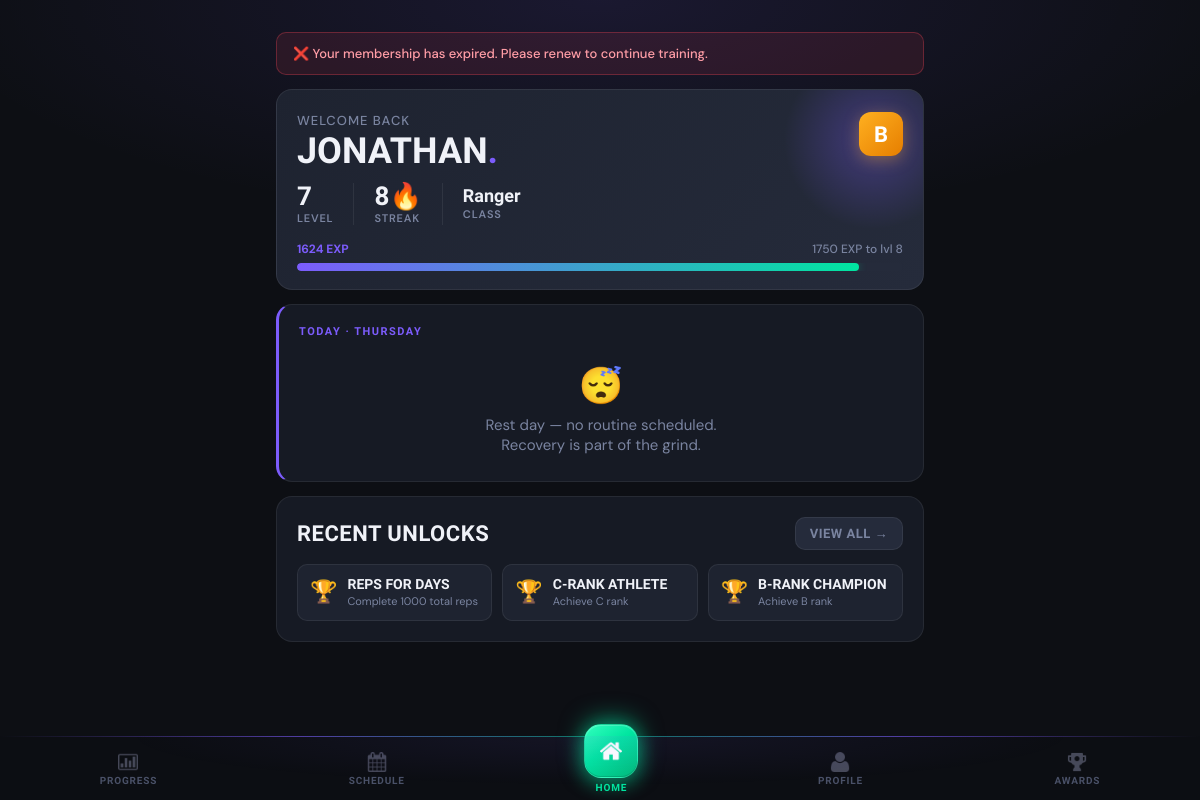
The app's page /dashboard (signed in), older data.
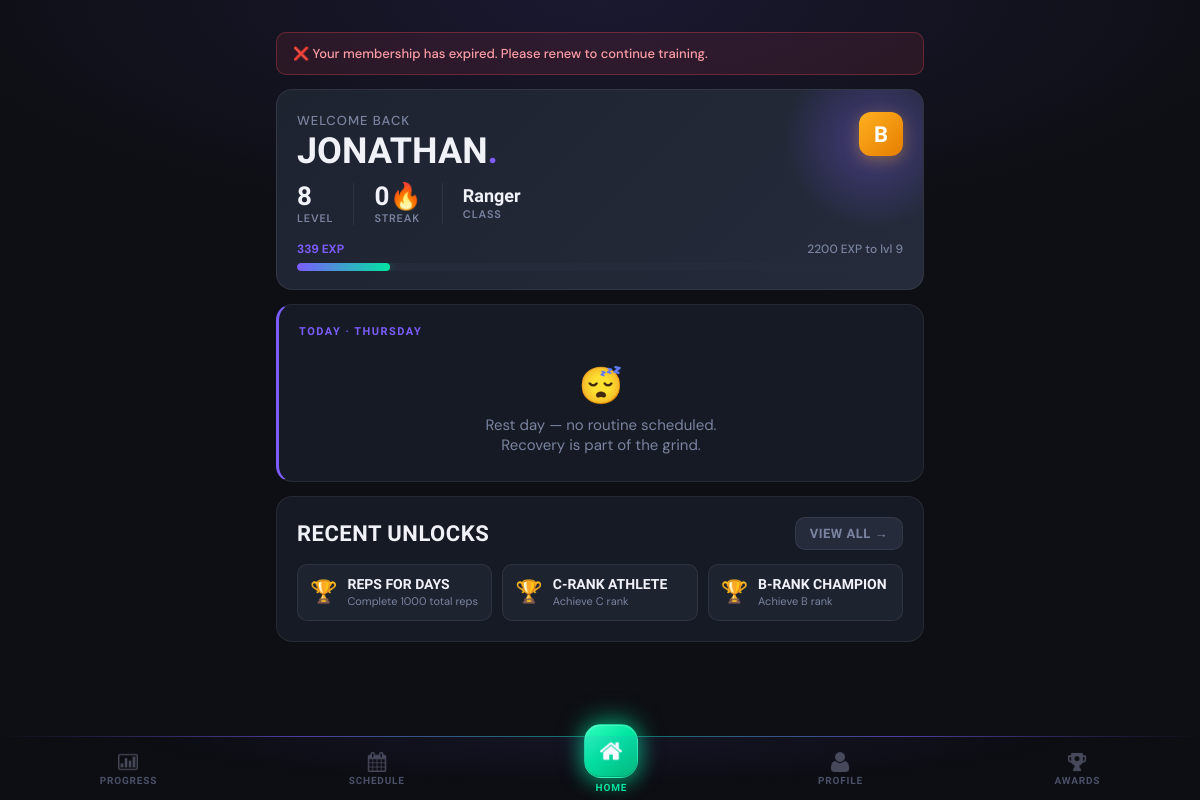
The same page, newer data.
### tables this page shows
CREATE TABLE client_streaks (
                streak_id INTEGER PRIMARY KEY AUTOINCREMENT,
                client_id INTEGER UNIQUE NOT NULL,
                current_streak INTEGER DEFAULT 0,
                longest_streak INTEGER DEFAULT 0,
                last_attendance_date DATE,
                streak_multiplier REAL DEFAULT 1.0,
                FOREIGN KEY (client_id) REFERENCES clients(client_id) ON DELETE CASCADE
            );

CREATE TABLE client_gamification (
                gamification_id INTEGER PRIMARY KEY AUTOINCREMENT,
                client_id INTEGER UNIQUE NOT NULL,
                current_level INTEGER DEFAULT 1,
                current_exp INTEGER DEFAULT 0,
                total_exp INTEGER DEFAULT 0,
                rank TEXT DEFAULT 'E',
                client_class TEXT,
                class_unlocked_at_level INTEGER, current_streak INTEGER DEFAULT 0, longest_streak INTEGER DEFAULT 0, total_reps INTEGER DEFAULT 0, workouts_completed INTEGER DEFAULT 0,
                FOREIGN KEY (client_id) REFERENCES clients(client_id) ON DELETE CASCADE
            );

### main.py (the view, shortened to what this page needs)
@app.route('/dashboard')
@login_required
def dashboard():
    client_id = session['client_id']
    client = Client.get_by_id(client_id)
    progress = gamification.get_client_progress(client_id)
    today = datetime.now().strftime('%A')
    today_routine = Routine.get_client_routine_for_day(client_id, today)
    routine_status = 'not_started'  # default fallback
    recent_achievements = achievement_ctrl.get_recent_unlocks(client_id, limit=3)
    streak_data = client.get_streak_data()
    mc = MembershipController()
    membership = mc.get_client_membership(client_id)
    notification = None
    if membership:
        end_date = datetime.strptime(membership['end_date'], '%Y-%m-%d').date()
        days_left = (end_date - date.today()).days
        print("Days Left", days_left)
        if 0 < days_left <= 5:
            notification = f"⚠️ Your membership expires in {days_left} days. Please renew soon!"
        elif days_left <= 0:
            notification = "❌ Your membership has expired. Please renew to continue training."
    try:
        newly_unlocked = achievement_ctrl.check_and_unlock_achievements(client_id)
    except Exception as e:
        print(f"Achievement check error for client {client_id}: {e}")
        newly_unlocked = []
    ann_rows = db.execute_query(
        """SELECT ann_id, title, body, ann_type, is_pinned
            FROM announcements
            WHERE (expires_at IS NULL OR expires_at >= ?)
            ORDER BY is_pinned DESC, ann_id DESC""",
        (date.today().isoformat(),)
    )
    announcements = [dict(r) for r in ann_rows]
    print("Notification:",notification)
    return render_template(
        'dashboard.html',
        client=client,
        progress=progress,
        today_routine=today_routine,
        today=today,
        recent_achievements=recent_achievements,
        streak_data=streak_data,
        newly_unlocked=newly_unlocked,
        notification=notification,
        status=routine_status,
        announcements=announcements
    )

### controllers/achievement_controller.py (called while the page is built)
    def check_and_unlock_achievements(self, client_id):
        newly_unlocked = []
        stats = self._get_client_stats(client_id)
        all_achievements = self._get_all_achievements()
        unlocked_ids = self._get_unlocked_achievement_ids(client_id)
        for achievement in all_achievements:
            if achievement['achievement_id'] in unlocked_ids:
                continue
            if self._check_achievement_requirement(achievement, stats):
                result = self.unlock_achievement(client_id, achievement['achievement_id'])
                if result['success']:
                    newly_unlocked.append(result)
        return newly_unlocked

    def get_recent_unlocks(self, client_id, limit=5):
        unlocked = self.get_unlocked_achievements(client_id)
        return unlocked[:limit]

### controllers/gamification_controller.py (called while the page is built)
    def _get_gamification_data(self, client_id):
        query = 'SELECT * FROM client_gamification WHERE client_id=?'
        result = self.db.execute_query(query, (client_id,))
        return dict(result[0]) if result else None

### database/db_manager.py (called while the page is built)
    def disconnect(self):
        if self.conn:
            self.conn.close()

### templates/dashboard.html (shortened to what this page needs)
{% extends "base.html" %}
{% block content %}
{% if notification %}
<div class="membership-warning">{{ notification }}</div>
{% endif %}
<div class="hero">
    <div class="rank-badge">{{ progress.rank }}</div>
    <div class="hero-greeting">Welcome back</div>
    <div class="hero-name">{{ client.first_name }}<span>.</span></div>
    <div class="hero-stats">
        <div class="hero-stat">
            <span class="hero-stat-val">{{ progress.level }}</span>
            <span class="hero-stat-lbl">Level</span>
        </div>
        <div class="hero-stat">
            <span class="hero-stat-val">{{ streak_data.current_streak if streak_data else 0 }}🔥</span>
            <span class="hero-stat-lbl">Streak</span>
        </div>
        {% if progress.class %}
        <div class="hero-stat">
            <span class="hero-stat-val" style="font-size:18px; padding-top:4px;">{{ progress.class }}</span>
            <span class="hero-stat-lbl">Class</span>
        </div>
        {% endif %}
    </div>
    <div class="exp-bar-wrap">
        <div class="exp-bar-labels">
            <span>{{ progress.current_exp }} EXP</span>
            <span>{{ progress.next_level_exp }} EXP to lvl {{ progress.level + 1 }}</span>
        </div>
        <div class="progress-track">
            <div class="progress-fill" style="width: {{ progress.progress_percentage }}%"></div>
        </div>
    </div>
</div>
<div class="card workout-card">
    {% if today_routine %}
    <div class="workout-card-header">
        <div>
            <div class="workout-section-label">Today · {{ today }}</div>
            <div class="workout-name">{{ today_routine.routine_name }}</div>
        </div>
        <div class="workout-exp-badge">⚡ {{ today_routine.calculate_total_exp() }} EXP</div>
    </div>
    <div class="workout-desc">{{ today_routine.description or 'Your workout is ready.' }}</div>
    {% if status == 'completed' %}
    <a href="{{ url_for('workout', routine_id=today_routine.routine_id) }}" class="btn-workout btn-workout-done">
        ✓ Completed Today
    </a>
    {% elif status == 'in_progress' %}
    <a href="{{ url_for('workout', routine_id=today_routine.routine_id) }}" class="btn-workout btn-workout-continue">
        ▶ Continue Workout →
    </a>
    {% else %}
    <a href="{{ url_for('workout', routine_id=today_routine.routine_id) }}" class="btn-workout btn-workout-start">
        Start Workout →
    </a>
    {% endif %}
    {% else %}
    <div class="workout-section-label">Today · {{ today }}</div>
    <div class="rest-day-text">
        <span class="rest-day-icon">😴</span>
        Rest day — no routine scheduled.<br>Recovery is part of the grind.
    </div>
    {% endif %}
</div>
{% if recent_achievements %}
<div class="card">
    <div style="display:flex; justify-content:space-between; align-items:center; margin-bottom:14px;">
        <h2 style="margin:0;">Recent Unlocks</h2>
        <a href="{{ url_for('achievements') }}" class="btn btn-ghost btn-sm">View All →</a>
    </div>
    <div class="ach-strip">
        {% for ach in recent_achievements %}
        <div class="ach-strip-item">
            <div class="ach-strip-icon">🏆</div>
            <div>
                <div class="ach-strip-name">{{ ach.name }}</div>
                <div class="ach-strip-desc">{{ ach.description }}</div>
            </div>
        </div>
        {% endfor %}
    </div>
</div>
{% endif %}
{% endblock %}

Row changes from the older to the newer data that the page shows:
changed client_streaks: current_streak "8" → "0"
changed client_gamification "Ranger": current_exp "1624" → "339"
Text that changed along with them:
{{ progress.level }}: "7" → "8"
{{ progress.next_level_exp }}: "1750" → "2200"
{{ progress.level + 1 }}: "8" → "9"
{{ progress.progress_percentage }}: 92.80000000000001 → 15.409090909090908 (drawn)
